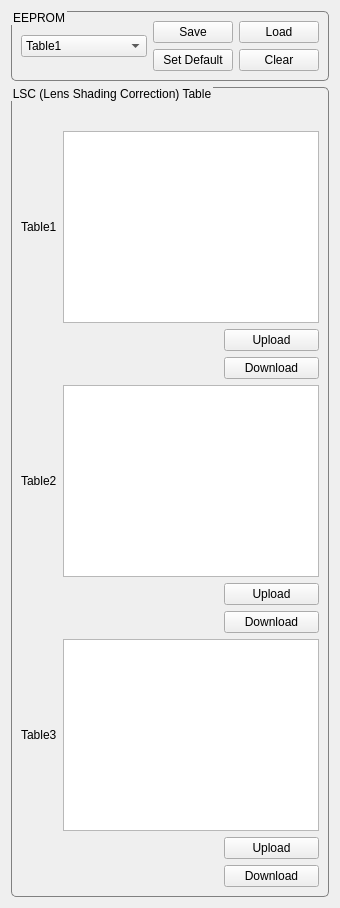
    <widget class="QWidget" name="tab_EEPROM">
     <attribute name="title">
      <string>EEPROM</string>
     </attribute>
     <layout class="QGridLayout" name="gridLayout_EEPROM">
      <item row="0" column="0">
       <layout class="QVBoxLayout" name="verticalLayout_EEPROM">
        <item>
         <widget class="QGroupBox" name="groupBox_EEPROM">
          <property name="styleSheet">
           <string notr="true">QGroupBox {border:1px solid gray; border-radius:5px; margin-top:1ex;}QGroupBox::title{subcontrol-origin:margin; subcontrol-position:top left; padding:0 0px;}</string>
          </property>
          <property name="title">
           <string>EEPROM</string>
          </property>
          <layout class="QGridLayout" name="gridLayout_EEPROM_Select">
           <item row="3" column="4">
            <widget class="QPushButton" name="pushButton_EEPROM_Default">
             <property name="text">
              <string>Set Default</string>
             </property>
            </widget>
           </item>
           <item row="3" column="5">
            <widget class="QPushButton" name="pushButton_EEPROM_Clear">
             <property name="text">
              <string>Clear</string>
             </property>
            </widget>
           </item>
           <item row="2" column="5">
            <widget class="QPushButton" name="pushButton_EEPROM_Load">
             <property name="text">
              <string>Load</string>
             </property>
            </widget>
           </item>
           <item row="2" column="4">
            <widget class="QPushButton" name="pushButton_EEPROM_Save">
             <property name="text">
              <string>Save</string>
             </property>
            </widget>
           </item>
           <item row="2" column="3" rowspan="2">
            <widget class="QComboBox" name="comboBox_EEPROM_Table">
             <property name="sizePolicy">
              <sizepolicy hsizetype="Expanding" vsizetype="Fixed">
               <horstretch>0</horstretch>
               <verstretch>0</verstretch>
              </sizepolicy>
             </property>
             <item>
              <property name="text">
               <string>Table1</string>
              </property>
             </item>
             <item>
              <property name="text">
               <string>Table2</string>
              </property>
             </item>
             <item>
              <property name="text">
               <string>Table3</string>
              </property>
             </item>
             <item>
              <property name="text">
               <string>Table4</string>
              </property>
             </item>
             <item>
              <property name="text">
               <string>Table5</string>
              </property>
             </item>
             <item>
              <property name="text">
               <string>Table6</string>
              </property>
             </item>
             <item>
              <property name="text">
               <string>Table7</string>
              </property>
             </item>
             <item>
              <property name="text">
               <string>Table8</string>
              </property>
             </item>
             <item>
              <property name="text">
               <string>Table9</string>
              </property>
             </item>
             <item>
              <property name="text">
               <string>Table10</string>
              </property>
             </item>
             <item>
              <property name="text">
               <string>Table11</string>
              </property>
             </item>
             <item>
              <property name="text">
               <string>Table12</string>
              </property>
             </item>
             <item>
              <property name="text">
               <string>Table13</string>
              </property>
             </item>
             <item>
              <property name="text">
               <string>Table14</string>
              </property>
             </item>
             <item>
              <property name="text">
               <string>Table15</string>
              </property>
             </item>
             <item>
              <property name="text">
               <string>Table16</string>
              </property>
             </item>
            </widget>
           </item>
          </layout>
         </widget>
        </item>
        <item>
         <widget class="QGroupBox" name="groupBox_LSC_Table">
          <property name="enabled">
           <bool>true</bool>
          </property>
          <property name="styleSheet">
           <string notr="true">QGroupBox {border:1px solid gray; border-radius:5px; margin-top:1ex;}QGroupBox::title{subcontrol-origin:margin; subcontrol-position:top left; padding:0 0px;}</string>
          </property>
          <property name="title">
           <string>LSC (Lens Shading Correction) Table</string>
          </property>
          <property name="checkable">
           <bool>false</bool>
          </property>
          <property name="checked">
           <bool>false</bool>
          </property>
          <layout class="QGridLayout" name="gridLayout_LSC_Table">
           <item row="8" column="2">
            <widget class="QPushButton" name="pushButton_LSC_Upload2">
             <property name="text">
              <string>Upload</string>
             </property>
            </widget>
           </item>
           <item row="9" column="2">
            <widget class="QPushButton" name="pushButton_LSC_Download2">
             <property name="text">
              <string>Download</string>
             </property>
            </widget>
           </item>
           <item row="13" column="2">
            <widget class="QPushButton" name="pushButton_LSC_Download3">
             <property name="text">
              <string>Download</string>
             </property>
            </widget>
           </item>
           <item row="12" column="2">
            <widget class="QPushButton" name="pushButton_LSC_Upload3">
             <property name="text">
              <string>Upload</string>
             </property>
            </widget>
           </item>
           <item row="6" column="2">
            <widget class="QPushButton" name="pushButton_LSC_Download1">
             <property name="text">
              <string>Download</string>
             </property>
            </widget>
           </item>
           <item row="11" column="0" colspan="3">
            <layout class="QHBoxLayout" name="horizontalLayout_LSC_Table3">
             <item>
              <widget class="QLabel" name="label_LSC_Table3">
               <property name="text">
                <string>Table3</string>
               </property>
              </widget>
             </item>
             <item>
              <widget class="QTextEdit" name="textEdit_LSC_Path3">
               <property name="sizePolicy">
                <sizepolicy hsizetype="Expanding" vsizetype="Minimum">
                 <horstretch>0</horstretch>
                 <verstretch>0</verstretch>
                </sizepolicy>
               </property>
              </widget>
             </item>
            </layout>
           </item>
           <item row="7" column="0" colspan="3">
            <layout class="QHBoxLayout" name="horizontalLayout_LSC_Table2">
             <item>
              <widget class="QLabel" name="label_LSC_Table2">
               <property name="text">
                <string>Table2</string>
               </property>
              </widget>
             </item>
             <item>
              <widget class="QTextEdit" name="textEdit_LSC_Path2">
               <property name="sizePolicy">
                <sizepolicy hsizetype="Expanding" vsizetype="Minimum">
                 <horstretch>0</horstretch>
                 <verstretch>0</verstretch>
                </sizepolicy>
               </property>
              </widget>
             </item>
            </layout>
           </item>
           <item row="5" column="2">
            <widget class="QPushButton" name="pushButton_LSC_Upload1">
             <property name="text">
              <string>Upload</string>
             </property>
            </widget>
           </item>
           <item row="4" column="0" colspan="3">
            <layout class="QHBoxLayout" name="horizontalLayout_LSC_Table1">
             <item>
              <widget class="QLabel" name="label_LSC_Table1">
               <property name="text">
                <string>Table1</string>
               </property>
              </widget>
             </item>
             <item>
              <widget class="QTextEdit" name="textEdit_LSC_Path1">
               <property name="sizePolicy">
                <sizepolicy hsizetype="Expanding" vsizetype="Minimum">
                 <horstretch>0</horstretch>
                 <verstretch>0</verstretch>
                </sizepolicy>
               </property>
               <property name="inputMethodHints">
                <set>Qt::ImhMultiLine</set>
               </property>
              </widget>
             </item>
            </layout>
           </item>
           <item row="1" column="0" colspan="3">
            <widget class="QLabel" name="label_LSC_Dummy">
             <property name="text">
              <string>&lt;html&gt;&lt;head/&gt;&lt;body&gt;&lt;p&gt;&lt;br/&gt;&lt;/p&gt;&lt;/body&gt;&lt;/html&gt;</string>
             </property>
            </widget>
           </item>
          </layout>
         </widget>
        </item>
       </layout>
      </item>
     </layout>
    </widget>
